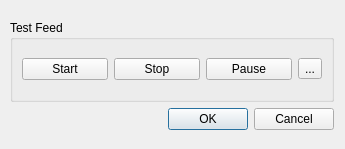
<?xml version="1.0" encoding="UTF-8"?>
<ui version="4.0">
 <class>connectionDialog</class>
 <widget class="QDialog" name="connectionDialog">
  <property name="windowModality">
   <enum>Qt::ApplicationModal</enum>
  </property>
  <property name="geometry">
   <rect>
    <x>0</x>
    <y>0</y>
    <width>345</width>
    <height>149</height>
   </rect>
  </property>
  <property name="windowTitle">
   <string>Dialog</string>
  </property>
  <widget class="QWidget" name="">
   <property name="geometry">
    <rect>
     <x>10</x>
     <y>20</y>
     <width>324</width>
     <height>110</height>
    </rect>
   </property>
   <layout class="QGridLayout" name="gridLayout_2">
    <item row="0" column="0">
     <widget class="QGroupBox" name="groupBox">
      <property name="title">
       <string>Test Feed</string>
      </property>
      <layout class="QGridLayout" name="gridLayout">
       <item row="0" column="0">
        <widget class="QPushButton" name="startBtn">
         <property name="text">
          <string>Start</string>
         </property>
        </widget>
       </item>
       <item row="0" column="1">
        <widget class="QPushButton" name="stopBtn">
         <property name="text">
          <string>Stop</string>
         </property>
        </widget>
       </item>
       <item row="0" column="2">
        <widget class="QPushButton" name="pauseBtn">
         <property name="text">
          <string>Pause</string>
         </property>
        </widget>
       </item>
       <item row="0" column="3">
        <widget class="QToolButton" name="testFeedBtn">
         <property name="text">
          <string>...</string>
         </property>
        </widget>
       </item>
      </layout>
     </widget>
    </item>
    <item row="1" column="0">
     <widget class="QDialogButtonBox" name="buttonBox">
      <property name="orientation">
       <enum>Qt::Horizontal</enum>
      </property>
      <property name="standardButtons">
       <set>QDialogButtonBox::Cancel|QDialogButtonBox::Ok</set>
      </property>
     </widget>
    </item>
   </layout>
  </widget>
 </widget>
 <resources/>
 <connections>
  <connection>
   <sender>buttonBox</sender>
   <signal>accepted()</signal>
   <receiver>connectionDialog</receiver>
   <slot>accept()</slot>
   <hints>
    <hint type="sourcelabel">
     <x>248</x>
     <y>254</y>
    </hint>
    <hint type="destinationlabel">
     <x>157</x>
     <y>274</y>
    </hint>
   </hints>
  </connection>
  <connection>
   <sender>buttonBox</sender>
   <signal>rejected()</signal>
   <receiver>connectionDialog</receiver>
   <slot>reject()</slot>
   <hints>
    <hint type="sourcelabel">
     <x>316</x>
     <y>260</y>
    </hint>
    <hint type="destinationlabel">
     <x>286</x>
     <y>274</y>
    </hint>
   </hints>
  </connection>
 </connections>
</ui>
